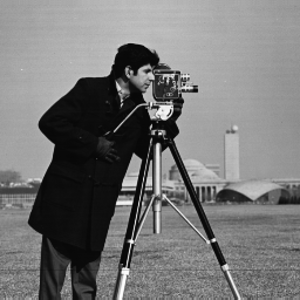
#> input picture Computer_Vision_Exercises_03_Linear_Nonlinear/cameraman.png, 300 x 300 px
$ jupyter execute 3enhancement_linear_filter.ipynb   (shell and % lines are left out)   (older library calls are emulated)
#> lines starting #> are read from the running program, lines starting #| are printed output that depends on the picture
[cell 1]
import warnings
warnings.filterwarnings("ignore")

import matplotlib.pyplot as plt

import numpy as np
from scipy.misc import imread
from scipy import ndimage

from skimage import data
from skimage import filters
from skimage import img_as_float, img_as_ubyte
from skimage import exposure

[cell 2]
# We shall start by exploring convolution and correlation in one dimension. This can be achieved by
# means of the ndimage.convolve and ndimage.correlate functions. What are the default values for padding? (reflect)

a = np.array([0,0,0,1,0,0,0]);
f = np.array([1,2,3,4,5]);

res = ndimage.convolve(a,f)
print(res)
res = ndimage.correlate(a,f)
print(res)

[cell 3]
# Let us see how correlation works on a small window of size 3 x 3 and a matrix. The correlation of
# two matrices is a sum of products. Numerically, the calculation would be as follows:

# (140)x(-1) + (108)x(0) + (94)x(1) + (89)x(-2) + (99)x(0) + (125)x(2) + (121)x(-1) + (134)x(0) + (221)x(1) = 126

# 1. Perform the correlation of the two matrices: x = [140,108,94;89,99,125;121,134,221] with y = [-1,0,1;-2,0,2;-1,0,1] and
# see the result. Pad your image by a constant value of 0. Where is the position of 126 in the resulted correlation?
# 2. Create your own function to calculate the correlation between an image and a mask.


# http://scikit-image.org/docs/dev/api/skimage.util.html#skimage.util.pad


# 1
x = [ [140,108,94], [89,99,125], [121,134,221] ]
y = [ [-1,0,1], [-2,0,2], [-1,0,1] ]

final_res = ndimage.correlate( x,y )
print( final_res )


# 2
final_res = np.pad(final_res, (1,1), 'constant', constant_values=(0, 0))
print( final_res )

def correlateImageWithMask( image, mask ):

    return ndimage.correlate( image, mask )


print( correlateImageWithMask( x, y ) )

[cell 4]
# To perform convolution, we use the same technique as in correlation. The difference here is that the
# filter matrix is rotated 180degrees before performing the sum of products. Numerically, the calculation would be as follows:

# (140)x(1) + (108)x(0) + (94)x(-1) + (89)x(2) + (99)x(0) + (125)x(-2) + (121)x(1) + (134)x(0) + (221)x(-1) = -126

# 1. Perform the convolution of the two matrices: x = [140,108,94;89,99,125;121,134,221] with y = [-1,0,1;-2,0,2;-1,0,1] and
# see the result. Pad your image by a constant value of 0.
# 2. Create your own function to calculate the convolution between an image and a mask.


# 1

x = [ [140,108,94], [89,99,125], [121,134,221] ]
y = [ [-1,0,1], [-2,0,2], [-1,0,1] ]

res = ndimage.convolve( x, y )
print(res)

# 2
res = np.pad( res, (1,1), 'constant', constant_values=(0, 0))
print( res )

def convoluteImageWithMask( image, mask ):

    return ndimage.convolve( image, mask )


print( convoluteImageWithMask( x, y ) )


# 2

[cell 5]
# Load the cameraman.png image and prepare a subplot. Apply an average filter with a mask 11x11 to the image and see the result.
# What was the effect of the averaging filter?

import imageio

orig_img = imageio.imread('cameraman.png')
#> orig_img is the input picture: shape (300, 300); min 0, max 255, mean 118.7

print(orig_img )
#> (printed output is left out)

ax1=plt.subplot(2, 2, 1)
plt.plot( orig_img )


# Create a nonuniform version of the mean filter. Use 11x11 size for the mask.
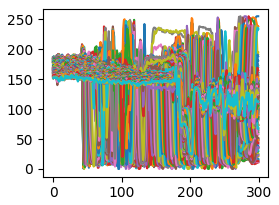
#> figure drawn by matplotlib, 1 panel; curve peaks at x = 107, y = 166; curve peaks at x = 88, y = 167; curve peaks at x = 185, y = 171


$ run again, with Computer_Vision_Exercises_03_Linear_Nonlinear/moon.tif saved as Computer_Vision_Exercises_03_Linear_Nonlinear/cameraman.png
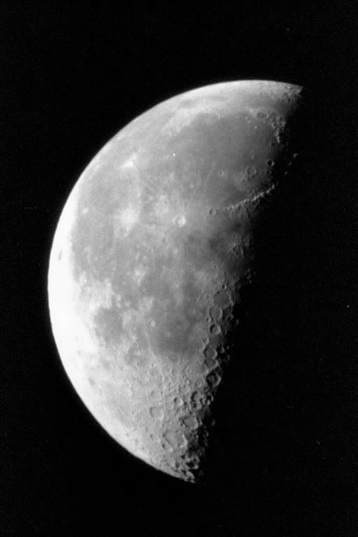
#> input picture Computer_Vision_Exercises_03_Linear_Nonlinear/moon.tif, 358 x 537 px
#> orig_img is the input picture: shape (537, 358); min 0, max 253, mean 52.9
#> (printed output is left out)
#> `[cell 5] # Load the cameraman.png image and prepare a subplot. Apply a..`:
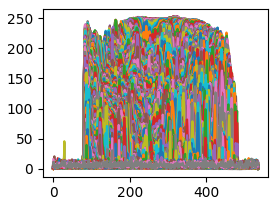
#> figure drawn by matplotlib, 1 panel; curve peaks at x = 142, y = 18; curve peaks at x = 511, y = 18; curve peaks at x = 348, y = 18
